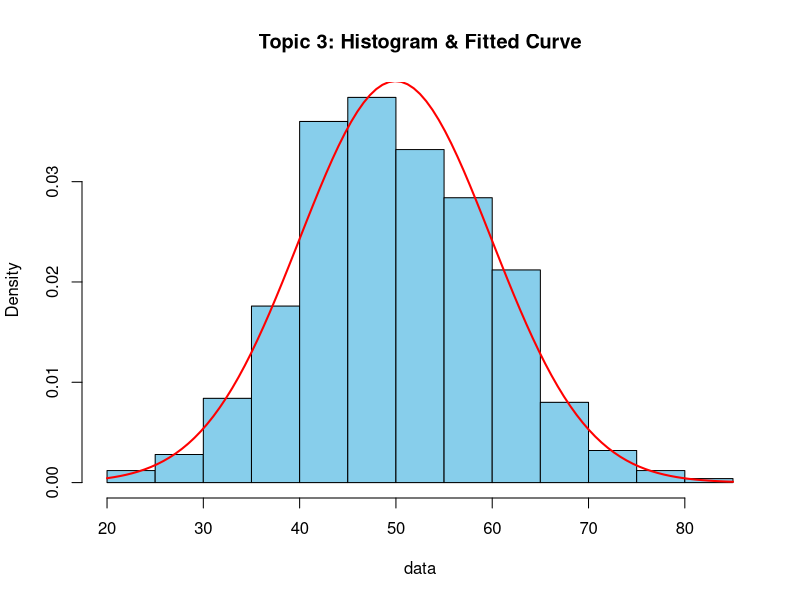

Write the R code that produced this figure.
#Topic 3:Probability Distributions
n <- 20; p <- .3
dbinom(6,n,p); pbinom(6,n,p); n*p; n*p*(1-p)
dist_df <- data.frame(
  Metric = c("P(X = 6)", "P(X <= 6)", "Mean (n*p)", "Variance (n*p*(1-p))"),
  Value = c(dbinom(6, n, p), pbinom(6, n, p), n * p, n * p * (1 - p))
)
write.csv(
  dist_df,
  "Probability_Distributions.csv", 
  row.names = FALSE
)
data <- rnorm(500, mean = 50, sd = 10)
hist(data, probability = TRUE, col = "skyblue",
     main = "Topic 3: Histogram & Fitted Curve")
curve(dnorm(x, mean = mean(data), sd = sd(data)), col = "red", lwd = 2, add = TRUE)
